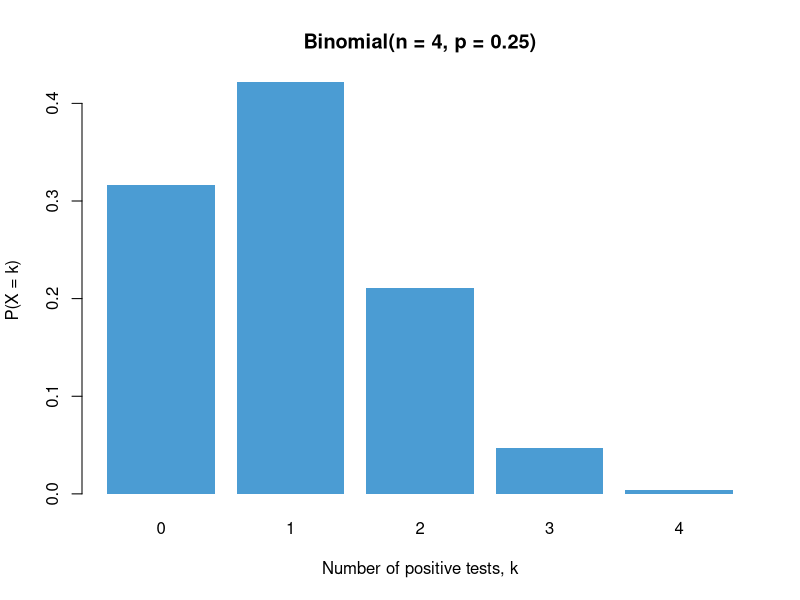
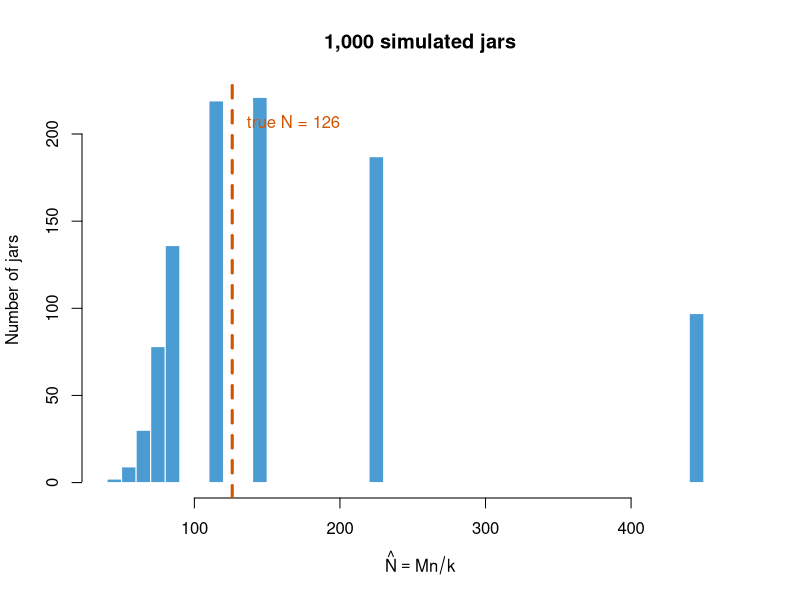
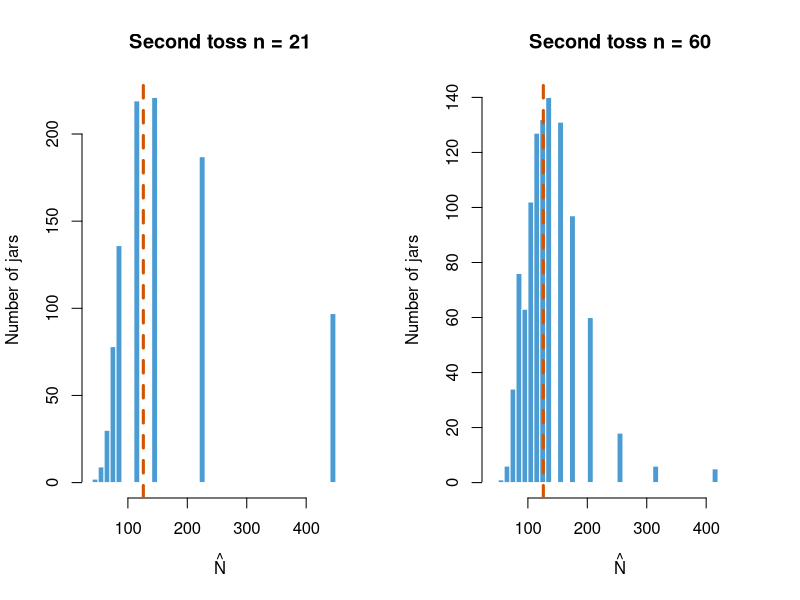
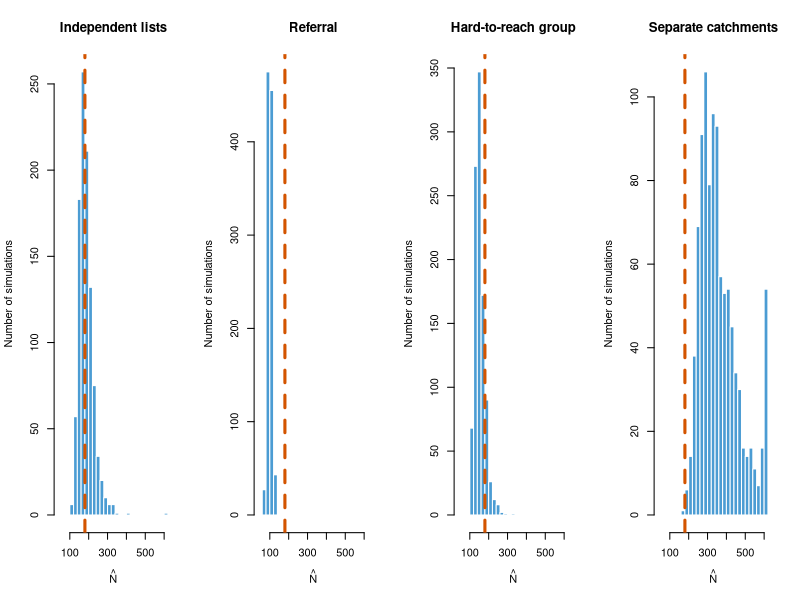

These figures' R source, in order:
## ---- chunk 1
knitr::opts_chunk$set(fig.width = 7, fig.height = 4.2, fig.align = "center",
                      comment = "#>")
navy   <- "#13294B"
accent <- "#4B9CD3"
hl     <- "#D35400"
## ---- chunk 2
n <- 4
p <- 0.25

dbinom(0:n, size = n, prob = p)   # P(X = k) for k = 0, ..., 4
choose(4, 1)                      # number of ways to get exactly one positive
pbinom(1, size = n, prob = p)     # P(X <= 1)
c(mean = n * p, variance = n * p * (1 - p))
## ---- chunk 3
barplot(dbinom(0:n, n, p), names.arg = 0:n, col = accent, border = NA,
        xlab = "Number of positive tests, k", ylab = "P(X = k)",
        main = "Binomial(n = 4, p = 0.25)")
## ---- chunk 4
set.seed(2026)
N <- 126   # true total (unknown in practice)
M <- 21    # cubes swapped in
n <- 21    # objects in the circle on the second toss

k <- rbinom(1, size = n, prob = M / N)   # cubes in the circle
k
M * n / k                                # one estimate of N
## ---- chunk 5
R <- 1000
k <- rbinom(R, size = n, prob = M / N)
N_hat <- ifelse(k > 0, M * n / k, NA)

summary(N_hat)
quantile(N_hat, c(0.05, 0.95), na.rm = TRUE)   # middle 90% of the estimates
mean(k == 0)                                   # share of jars with no cubes in the circle
## ---- chunk 6
hist(N_hat, breaks = seq(0, 1500, by = 10), xlim = c(40, 470),
     col = accent, border = "white", main = "1,000 simulated jars",
     xlab = expression(hat(N) == Mn/k), ylab = "Number of jars")
abline(v = N, col = hl, lwd = 3, lty = 2)
text(N + 10, par("usr")[4] * 0.9, "true N = 126", col = hl, adj = 0)
## ---- chunk 7
pebbles <- c(20, 6, 18, 16, 15, 12, 15, 18, 11, 21, 11, 16, 13, 17,
             13, 23, 16, 12, 15, 14, 15, 16, 16, 24, 17, 18, 8, 17)
cubes   <- c(2, 3, 3, 4, 1, 2, 3, 3, 2, 3, 1, 0, 2, 3,
             3, 2, 3, 4, 3, 1, 1, 3, 3, 4, 3, 2, 1, 3)
n_home <- pebbles + cubes                  # all objects in the circle
N_home <- ifelse(cubes > 0, 21 * n_home / cubes, NA)

median(N_home, na.rm = TRUE)               # median estimate
21 * sum(n_home) / sum(cubes)              # pooled estimate
sum(cubes) / sum(n_home)                   # share of cubes in the circle (jar: 21/126 = 0.167)
## ---- chunk 8
sim_jar <- function(n, R = 1000) {
  k <- rbinom(R, size = n, prob = M / N)
  ifelse(k > 0, M * n / k, NA)
}
est_21 <- N_hat          # the 1,000 jars from section 2
est_60 <- sim_jar(60)

rbind("n = 21" = quantile(est_21, c(0.05, 0.95), na.rm = TRUE),
      "n = 60" = quantile(est_60, c(0.05, 0.95), na.rm = TRUE))
c("n = 21" = sum(is.na(est_21)), "n = 60" = sum(is.na(est_60)))   # jars with no cubes in the circle

par(mfrow = c(1, 2))
for (v in list(list(est_21, "Second toss n = 21"), list(est_60, "Second toss n = 60"))) {
  hist(v[[1]], breaks = seq(0, 1500, by = 10), xlim = c(40, 470), col = accent,
       border = "white", main = v[[2]], xlab = expression(hat(N)), ylab = "Number of jars")
  abline(v = N, col = hl, lwd = 3, lty = 2)
}
## ---- chunk 9
sim_clinics <- function(scenario, N = 180, R = 1000) {
  est <- numeric(R)
  for (r in 1:R) {
    if (scenario == "Independent lists") {
      a <- runif(N) < 1/3
      b <- runif(N) < 1/4
    } else if (scenario == "Referral") {
      # people on A's list are often referred to B
      a <- runif(N) < 1/3
      b <- ifelse(a, runif(N) < 0.5, runif(N) < 0.167)
    } else if (scenario == "Hard-to-reach group") {
      # 60 people rarely reach either clinic
      hard <- seq_len(N) <= 60
      a <- runif(N) < ifelse(hard, 0.10, 0.43)
      b <- runif(N) < ifelse(hard, 0.10, 0.33)
    } else if (scenario == "Separate catchments") {
      # half live near clinic B, half near clinic A
      near_b <- seq_len(N) <= N / 2
      a <- runif(N) < ifelse(near_b, 0.10, 0.55)
      b <- runif(N) < ifelse(near_b, 0.50, 0.10)
    }
    k <- sum(a & b)
    est[r] <- if (k > 0) sum(a) * sum(b) / k else NA
  }
  est
}
## ---- chunk 10
set.seed(2026)
scenarios <- c("Independent lists", "Referral", "Hard-to-reach group", "Separate catchments")
res <- lapply(scenarios, sim_clinics)
names(res) <- scenarios

data.frame(median = sapply(res, median, na.rm = TRUE),
           share_below_180 = sapply(res, function(v) mean(v < 180, na.rm = TRUE)))
## ---- chunk 11
par(mfrow = c(1, 4))
for (s in scenarios) {
  hist(pmin(res[[s]], 610), breaks = seq(40, 620, by = 20), col = accent,
       border = "white", main = s, xlab = expression(hat(N)), ylab = "Number of simulations")
  abline(v = 180, col = hl, lwd = 3, lty = 2)
}
